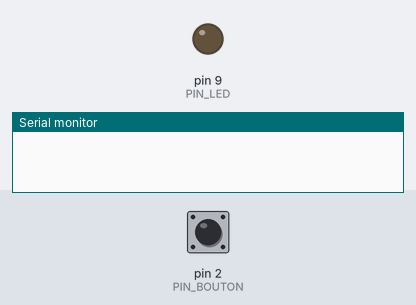
Simulated run of this sketch. Board: Arduino Uno, built with avr-gcc and run on an emulated ATmega328P. Parts: output pins drawn as LEDs (lit = HIGH), the last lines printed to the serial monitor. The test bench sets the inputs (shaded band); at power-on: pin 2 (PIN_BOUTON) HIGH.

Above: at 1.2 s.
1.3 s: pin 2 (PIN_BOUTON) pulled LOW for 0.15 s
At 2.5 s:
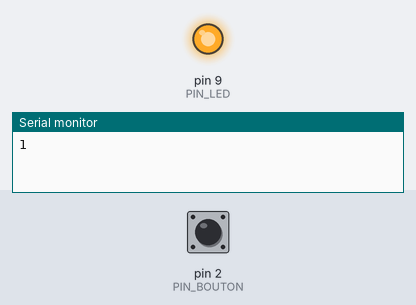
2.9 s: pin 2 (PIN_BOUTON) pulled LOW for 1 s
At 3.7 s:
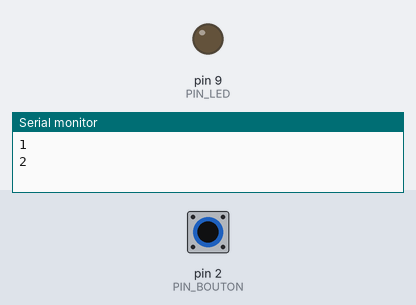
5.4 s: pin 2 (PIN_BOUTON) pulled LOW for 3.2 s
At 6.8 s:
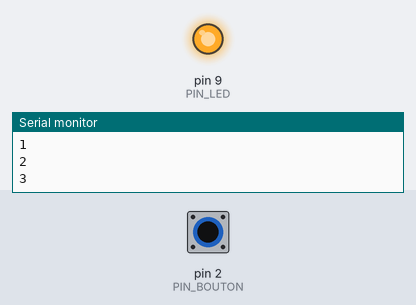
Timing chart, 0 to 8.4 s (numbered marks = the images above; inputs shaded):
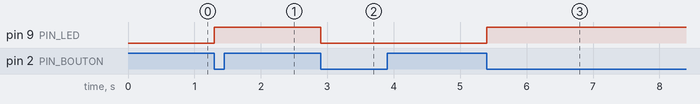

The sketch:

compteur_naif.ino
```cpp
const byte PIN_BOUTON = 2;
const byte PIN_LED = 9;

int compteur = 0;
bool avant = HIGH;

void setup() {
  pinMode(PIN_BOUTON, INPUT_PULLUP);
  pinMode(PIN_LED, OUTPUT);
  Serial.begin(9600);
}

void loop() {
  bool etat = digitalRead(PIN_BOUTON);
  if (avant == HIGH && etat == LOW) {
    compteur++;
    digitalWrite(PIN_LED, compteur % 2);
    Serial.println(compteur);
  }
  avant = etat;
}
```

Measured:
- after the input at 1.3 s, pin 9 (PIN_LED): LOW → HIGH at once
- after the input at 2.9 s, pin 9 (PIN_LED): HIGH → LOW at once
- after the input at 5.4 s, pin 9 (PIN_LED): LOW → HIGH at once
